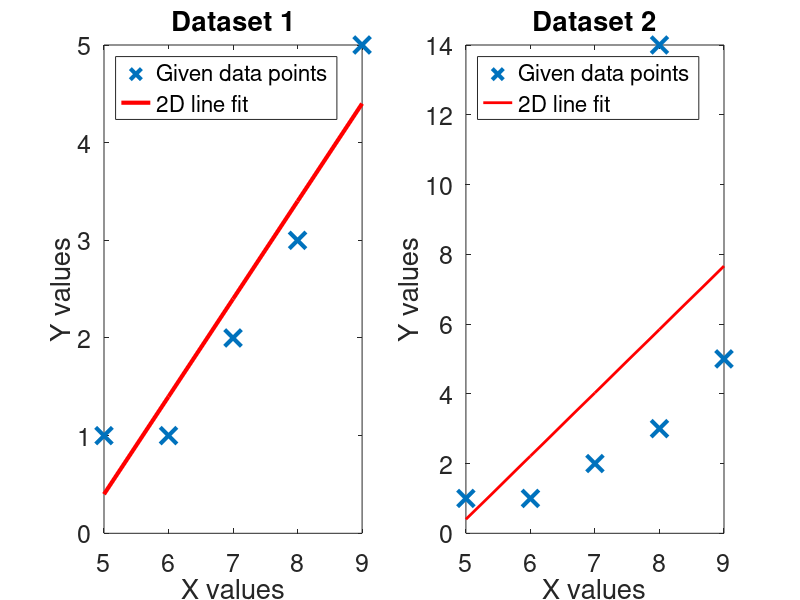

Here is the MATLAB script that generated this plot: (Note: this script raises an error after producing the figure.)
close all
clear

%Dataset one
px1 = [5, 6, 7, 8, 9];
py1 = [1, 1, 2, 3, 5];

%M = 2, N = length(x)

A1 = [px1' , ones(length(px1),1)]; %A Matrix
b1 = py1'; %Leftovers

x1 = inv(A1' * A1) * A1' * b1 %Calculating the unknowns 

Y1 = x1(1) * px1 + x1(2); %Final Y1


%Plotting the graph
figure(1)
subplot(1,2,1)
plot ( px1, py1, 'x', 'markers',12,'LineWidth',3 ); %Given dataset plot
hold on
plot ( px1 , Y1 , 'r-','LineWidth',3);%2d Line fit plot
hold off;
title('Dataset 1');
ylabel('Y values');
xlabel('X values');
legend('Given data points', '2D line fit','Location','northwest');
set(gca,'FontSize',18);

%Dataset 2
px2 = [5, 6, 7, 8, 8, 9];
py2 = [1, 1, 2, 3, 14, 5];

A2 = [px2' , ones(length(px2),1)];
b2 = py2';

x2 = inv(A2' * A2) * A2' * b2

Y2 = x2(1) * px2 + x2(2);

%Plotting the Graph
subplot(1,2,2)
plot ( px2, py2, 'x','markers',12,'LineWidth',3 ); %Given dataset plot
hold on
plot ( px2 , Y2 , 'r-','LineWidth',2); %2d Line fit plot
hold off;
title('Dataset 2');
ylabel('Y values');
xlabel('X values');
legend('Given data points', '2D line fit','Location','northwest');
set(gca,'FontSize',18);

%Part Three ( Power Function)

%Read the dataset from file into a table
Tble = readtable('83people-all-meals.txt');

%Convert the table into an array
A1 = table2array(Tble);

%Extract the 3rd column(i.e Bites taken)
Bites = A1(:,3);

%Calculate Kilocalories per bite
CalBite = A1(:,4) ./ A1(:,3) ;

%setting up the Matrices

% y3 = ax^b;
% V = K + bu3
% V = log(y3)
% K = log(a)
% u3 = log(x)

u3 = log(Bites);
v = log(CalBite);

A3 = [u3 ones(length(Bites),1)];
b3 = [v];

x3 = inv(A3' * A3) * A3' * b3;

a3 = exp(x3(2,1));
b3 = x3(1,1);

X3 = 0:max(Bites);
Y3 = a3 * X3.^b3;

% Plotting the graph
figure(3)
plot(Bites,CalBite, 'x','markersize',10,'linewidth',2);
hold on;
plot(X3,Y3,'r-','LineWidth',4);
hold off;
xlabel("bites");
ylabel("kilo-cal/bite");
title("Bites vs kilo-cal/bite - Power Fit");
legend('Data Points','Power -Fit');
set(gca,'FontSize',18);

%Part 3 - Polynomial

A4 = [Bites ones(length(Bites),1)];
b4 = [CalBite];
x4 = inv(A4' * A4) * A4' * b4;

X4 = 0:max(Bites);
Y4 = x4(1,1) .* Bites + x4(2,1);

% Plotting the graph
figure(4)
plot(Bites,CalBite, 'x','markersize',10,'linewidth',2);
hold on;
plot(Bites,Y4,'r-','LineWidth',4);
hold off;
xlabel("bites");
ylabel("kilo-cal/bite");
title("Bites vs kilo-cal/bite - Linear Line Fit");
legend('Data Points','Line-Fit');
set(gca,'FontSize',18);

